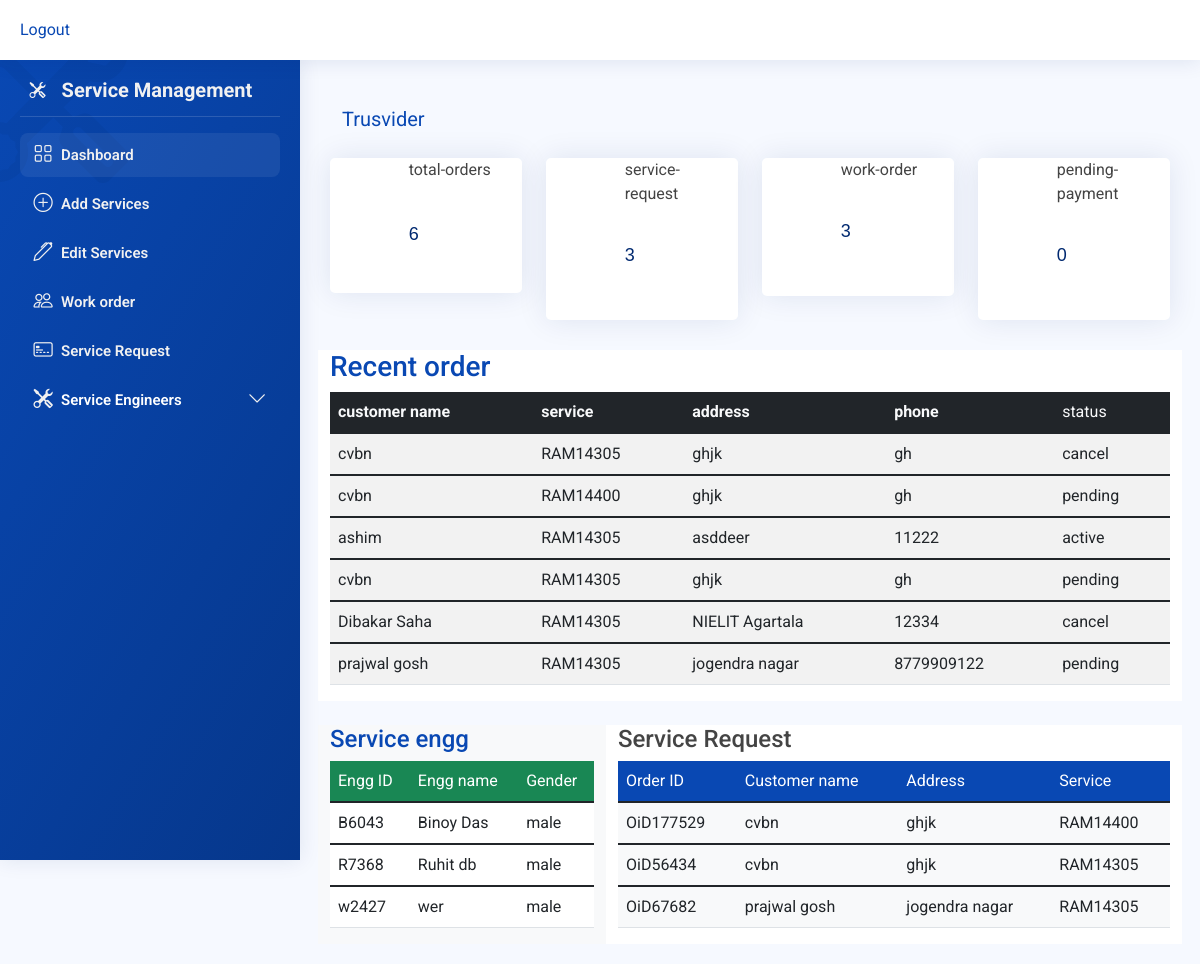
/admin/dash.php, run on the app's committed database.
### tables this page shows
CREATE TABLE `ordertable` (
  `oid` varchar(30) NOT NULL,
  `uid` varchar(30) NOT NULL,
  `sid` varchar(30) NOT NULL,
  `name` varchar(39) NOT NULL,
  `address` varchar(30) NOT NULL,
  `phone` varchar(11) NOT NULL,
  `phone2` varchar(11) NOT NULL,
  `email` varchar(30) NOT NULL,
  `pin` int(11) NOT NULL,
  `dates` varchar(30) NOT NULL,
  `payment_type` varchar(30) NOT NULL,
  `status` varchar(20) NOT NULL,
  `engg` varchar(50) DEFAULT NULL
);

CREATE TABLE `addoser` (
  `eid` varchar(20) NOT NULL,
  `name` varchar(30) DEFAULT NULL,
  `phone` varchar(10) DEFAULT NULL,
  `phone2` varchar(10) DEFAULT NULL,
  `email` varchar(30) DEFAULT NULL,
  `gender` varchar(10) DEFAULT NULL,
  `img` varchar(100) DEFAULT NULL
);

### admin/connector.php (called while the page is built)
<?php
$connector=mysqli_connect("localhost","root","",'bussiness');
function status_value($val){
    global $connector;
    $query="SELECT * FROM `ordertable` WHERE `status` = '$val'";
    $res=mysqli_query($connector,$query);
    $row=mysqli_num_rows($res);
    return $row;
}
?>

### admin/dash.php (the view, shortened to what this page needs)
<?php
include "connector.php";
include "header.php";
include "footer.php";
$query="SELECT * FROM `addoser`";
$quero="select * from ordertable where status='pending'";
$rs=mysqli_query($connector,$query);
$tink=mysqli_query($connector,$quero);
$d="";
$result="";
$no_row="";
$display="";
if($_SESSION["etype"]=="engg"){
  $i=$_SESSION["eoid"];
  $sql="SELECT * FROM `ordertable` where `engg`='$i'";
  $result=mysqli_query($connector,$sql);
  $no_row=mysqli_num_rows($result);
  $display="hidden";
}
else{
 $sql="SELECT * FROM `ordertable`";
 $result=mysqli_query($connector,$sql);
 $no_row=mysqli_num_rows($result);
  $display="";
}
?>
<!DOCTYPE html>
<html lang="en">
<head>
  <link href="bootstrap/bootstrap-icons/bootstrap-icons.css" rel="stylesheet">
  <link href="bootstrap/css/bootstrap.css" rel="stylesheet">
  <link rel="stylesheet" href="css/version1.css">
  <link rel="stylesheet" href="css/version2.css">
  <link href="https://maxcdn.bootstrapcdn.com/font-awesome/latest/css/font-awesome.min.css" rel="stylesheet">
</head>
<body class="">
  <main id="main" class="main">
           <div class="container-fluid">
          <div class="navbar-wrapper">
            <div class="navbar-toggle">
              <button type="button" class="navbar-toggler">
              </button>
            </div>
            <a class="navbar-brand" href="javascript:;">Trusvider</a>
          </div>
          <button class="navbar-toggler" type="button" data-toggle="collapse" data-target="#navigation" aria-controls="navigation-index" aria-expanded="false" aria-label="Toggle navigation">
          </button>
        </div>
      <div class="content">
        <div class="row">
          <div class="col-lg-3 col-md-6 col-sm-6">
            <div class="card card-stats">
              <div class="card-body ">
                <div class="row">
                  <div class="col-5 col-md-4">
                  </div>
                  <div class="col-7 col-md-8">
                    <div class="numbers">
                      <p class="card-category">total-orders</p>
                      <h1 class="card-title"><?php echo $no_row;  ?></h1>
                    </div>
                  </div>
                </div>
              </div>
            </div>
          </div>
          <div class="col-lg-3 col-md-6 col-sm-6">
            <div class="card card-stats">
              <div class="card-body ">
                <div class="row">
                  <div class="col-5 col-md-4">
                  </div>
                  <div class="col-7 col-md-8">
                    <div class="numbers">
                      <p class="card-category">service-request</p>
                      <p class="card-title"><?php echo status_value("pending");  ?><p>
                    </div>
                  </div>
                </div>
              </div>
            </div>
          </div>
          <div class="col-lg-3 col-md-6 col-sm-6">
            <div class="card card-stats">
              <div class="card-body ">
                <div class="row">
                  <div class="col-5 col-md-4">
                  </div>
                  <div class="col-7 col-md-8">
                    <div class="numbers">
                      <p class="card-category">work-order</p>
                      <p class="card-title"><?php echo $no_row-status_value("pending");  ?><p>
                    </div>
                  </div>
                </div>
              </div>
            </div>
          </div>
          <div class="col-lg-3 col-md-6 col-sm-6">
            <div class="card card-stats">
              <div class="card-body ">
                <div class="row">
                  <div class="col-5 col-md-4">
                  </div>
                  <div class="col-7 col-md-8">
                    <div class="numbers text-left">
                      <p class="card-category text-left">pending-payment</p>
                      <p class="card-title"><?php echo status_value("paid");?><p>
                    </div>
                  </div>
                </div>
              </div>
            </div>
          </div>
        </div>
        <div class="row bg-white">
          <h3 class="text-primary">Recent order</h3>
          <div class="col-md-12">
          <table class="table table-striped bg-white">
                  <thead>
                      <tr class="bg-dark text-light">
                          <th>customer name</th>
                          <th>service</th>
                          <th>address</th>
                          <th>phone</th>
                          <td>status</td>
                      </tr>
                  </thead>
                  <?php
                     while($rowed=mysqli_fetch_assoc($result)){
                      echo " <tbody>
                      <tr>
                          <td>$rowed[name]</td>
                          <td>$rowed[sid]</td>
                          <td>$rowed[address]</td>
                          <td>$rowed[phone]</td>
                          <td>$rowed[status]</td>
                      </tr>
                      </tbody>";
                     }
                  ?>
          </table>
          </div>
        </div>
        <div class="row mt-4 <?php echo $display;  ?>">
          <div class="col-md-4 bg-light">
             <h4 class="text-primary">Service engg</h4>
               <table class="table table-stripped bg-white">
                   <thead class="text-white bg-success">
                    <td>Engg ID</td>
                    <td>Engg name</td>
                    <td>Gender</td>
                   </thead>
                   <?php
                       while($kei=mysqli_fetch_assoc($rs)){
                        echo " <tbody>
                        <tr>
                            <td>$kei[eid]</td>
                            <td>$kei[name]</td>
                            <td>$kei[gender]</td>
                        </tr>
                        </tbody>";
                       }
                   ?>
               </table>
          </div>
          <div class="col-md-8 bg-white <?php echo $d;   ?>">
                <h4>Service Request</h4>
                <table class="table  bg-light text-dark">
                   <thead class="text-white bg-primary">
                    <td>Order ID</td>
                    <td>Customer name</td>
                    <td>Address</td>
                    <td>Service</td>
                   </thead>
               <?php
                       while($kei=mysqli_fetch_assoc($tink)){
                        echo " <tbody>
                        <tr>
                            <td>$kei[oid]</td>
                            <td>$kei[name]</td>
                            <td>$kei[address]</td>
                            <td>$kei[sid]</td>
                        </tr>
                        </tbody>";
                       }
                   ?>
               </table>
          </div>
        </div>
      </div>
  </main>
</body>
</html>

### admin/header.php (shortened to what this page needs)
<?php
$display="";
?>
<!DOCTYPE html>
<html lang="en">
<head>
  <link href="bootstrap/css/bootstrap.css" rel="stylesheet">
  <link href="bootstrap/bootstrap-icons/bootstrap-icons.css" rel="stylesheet">
  <link rel="stylesheet" href="css/version1.css">
  <link rel="stylesheet" href="css/version2.css">
</head>
<body>
  <header id="header" class="header fixed-top d-flex align-items-center header_d">
    <div class="search-bar">
      <form class="search-form d-flex align-items-center" method="POST" action="#">
          <a class="button button" href="logout.php">Logout</a>
      </form>
    </div>
  </header>
  <aside id="sidebar" class="sidebar side_d">
    <i class="bi bi-tools bgIcon"></i>
    <div class="d-flex align-items-center justify-content-between">
      <a href="dashboard.html" class="logo d-flex align-items-center asideLogoCont">
        <i class="bi bi-tools me-3"></i>
        <p class="d-none d-lg-block m-0 fw-bold fs-5">Service Management</p>
      </a>
    </div>
    <ul class="sidebar-nav" id="sidebar-nav">
      <li class="nav-item active">
        <a class="nav-link " href="dash.php">
          <i class="bi bi-grid"></i>
          <span>Dashboard</span>
        </a>
      </li>
      <li class="nav-item <?php echo $display; ?>">
        <a class="nav-link " href="add_service.php">
          <i class="bi bi-plus-circle"></i>
          <span>Add Services</span>
        </a>
      </li>
      <li class="nav-item <?php echo $display; ?>">
        <a class="nav-link " href="edit_se.php">
          <i class="bi bi-pen"></i>
          <span>Edit Services</span>
        </a>
      </li>
      <li class="nav-item ">
        <a class="nav-link " href="table.php">
          <i class="bi bi-people"></i>
          <span>Work order</span>
        </a>
      </li>
      <li class="nav-item <?php echo $display; ?>">
        <a class="nav-link " href="workord.php">
          <i class="bi bi-credit-card-2-front"></i>
          <span>Service Request</span>
        </a>
      </li>
      <li class="nav-item <?php echo $display; ?>">
        <a class="nav-link collapsed" data-bs-target="#Engineers-nav" data-bs-toggle="collapse">
          <i class="bi bi-tools"></i><span>Service Engineers</span>
          <i class="bi bi-chevron-down ms-auto"></i>
        </a>
      </li>
    </ul>
  </aside>
</body>
</html>

### admin/footer.php (shortened to what this page needs)
<!DOCTYPE html>
<html lang="en">
<head>
  <link href="bootstrap/css/bootstrap.css" rel="stylesheet">
  <link href="bootstrap/bootstrap-icons/bootstrap-icons.css" rel="stylesheet">
  <link rel="stylesheet" href="css/version1.css">
  <link rel="stylesheet" href="css/version2.css">
</head>
<body>
</body>
</html>

### admin/css/version1.css (style rules this page uses)
:root { scroll-behavior: smooth; }
body { font-family: "Roboto", "Nunito", "Open Sans", sans-serif; background: #f6f9ff; color: #444444; }
a { color: #0948b3; text-decoration: none; }
h1, h2, h3, h4, h5, h6 { font-family: "Roboto", "Nunito", sans-serif; }
#main { margin-top: 60px; padding: 20px 30px; transition: all 0.3s; }
.card { margin-bottom: 30px; border: none; border-radius: 5px; box-shadow: 0px 0 30px rgba(1, 41, 112, 0.1); }
.card-title { padding: 20px 0 15px 0; font-size: 18px; font-weight: 500; color: #012970; font-family: "Poppins", sans-serif; }
.card-body { padding: 0 20px 20px 20px; }
.logo { line-height: 1; }
@media (min-width: 1200px) { .logo { width: 280px; } }
.header { transition: all 0.5s; z-index: 997; height: 60px; box-shadow: 0px 2px 20px rgba(1, 41, 112, 0.1); background-color: #fff; padding-left: 20px; }
.header .search-bar { min-width: 360px; }
.header .search-form { width: 100%; }
.sidebar { position: fixed; top: 60px; left: 0; bottom: 0; width: 300px; z-index: 996; transition: all 0.3s; padding: 20px; overflow-y: auto; scrollbar-width: thin; scrollbar-color: #aab7cf transparent; box-shadow: 0px 0px 20px rgba(1, 41, 112, 0.1); background-color: var(--bs-blue); }
@media (min-width: 1200px) { #main, #footer { margin-left: 300px; } }
.sidebar-nav { padding: 0; margin: 0; list-style: none; }
.sidebar-nav li { padding: 0; margin: 0; list-style: none; }
.sidebar-nav .nav-item { margin-bottom: 5px; cursor: pointer; }
.sidebar-nav .nav-link { display: flex; align-items: center; font-size: 15px; font-weight: 600; color: #f1f1f1; transition: 0.3; background: #ffffff00; padding: 10px 15px; border-radius: 0.5rem; }
.sidebar-nav .nav-link i { font-size: 16px; margin-right: 10px; color: #f1f1f1; transform: scale(1.2); }
.sidebar-nav .nav-link.collapsed { color: #ffffff; background: #ffffff00; }
.sidebar-nav .nav-link.collapsed i { color: #f1f1f1; }
.sidebar-nav .active { border-radius: 0.5rem; background: #f6f9ff12; }
.sidebar-nav .nav-link .bi-chevron-down { margin-right: 0; transition: transform 0.2s ease-in-out; }

### admin/css/version2.css (style rules this page uses)
.header_d { width: calc(100% - 300px); right: 0; left: initial; }
@media only screen and (max-width: 1200px) { .header_d { left: 0; width: 100%; } }
.side_d { height: 100vh; top: 0; background: linear-gradient(120deg, var(--bs-blue), #06378b); }
@media only screen and (max-width: 1200px) { .side_d { height: 100vh; top: 60px; } }
.asideLogoCont { padding: 0 0 1rem 0.6rem; padding-top: 0; margin: 0 0 1rem 0; color: #f1f1f1; border-bottom: 1px solid #ffffff25; }
aside { position: relative; overflow: hidden; }
.bgIcon { position: absolute; color: #00000065; transform: scale(10) translate(2px, 2px); z-index: -10; opacity: 0.1; user-select: none; pointer-events: none; }
h1 { line-height: 2rem; margin-bottom: 0.5rem; }

### data on the page
ordertable: name "cvbn", sid "RAM14305", address "ghjk", phone "gh", status "cancel"
ordertable: name "cvbn", sid "RAM14400", address "ghjk", phone "gh", status "pending", oid "OiD177529"
ordertable: name "ashim", sid "RAM14305", address "asddeer", phone "11222", status "active"
ordertable: name "cvbn", sid "RAM14305", address "ghjk", phone "gh", status "pending", oid "OiD56434"
ordertable: name "Dibakar Saha", sid "RAM14305", address "NIELIT Agartala", phone "12334", status "cancel"
ordertable: name "prajwal gosh", sid "RAM14305", address "jogendra nagar", phone "8779909122", status "pending", oid "OiD67682"
addoser: eid "B6043", name "Binoy Das", gender "male"
addoser: eid "R7368", name "Ruhit db", gender "male"
addoser: eid "w2427", name "wer", gender "male"

### other printed values
$no_row "6"
status_value("pending") "3"
$no_row-status_value("pending") "3"
status_value("paid") "0"
